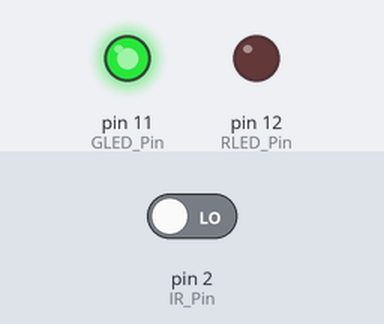
The sketch below on a simulated Arduino Uno, built with avr-gcc and run on an emulated ATmega328P. Parts: output pins drawn as LEDs (lit = HIGH). The inputs (shaded band) are chosen by the test bench; at power-on: pin 2 (IR_Pin) LOW.

Above: at 1.2 s.
1.3 s: pin 2 (IR_Pin) driven HIGH
At 2.1 s:
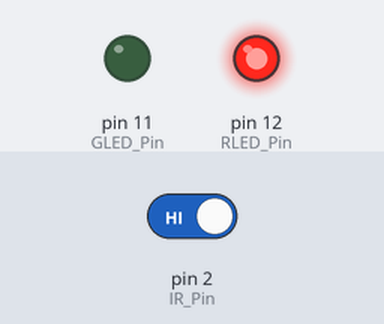
2.8 s: pin 2 (IR_Pin) driven LOW
At 3.3 s:
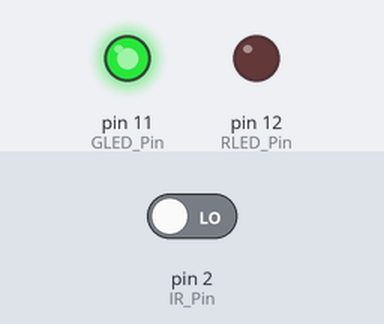
Timing chart, 0 to 5.8 s (numbered marks = the images above; inputs shaded):
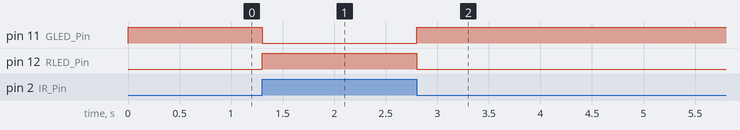

The sketch:

IR_Sensor_Code.ino
```cpp
const int IR_Pin = 2; //IR Sensor PIN
const int GLED_Pin = 11; //Green LED PIN
const int RLED_Pin = 12; //RED LED PIN

void setup()
{
  pinMode(IR_Pin, INPUT); // make the IR pin an INPUT:
  pinMode(GLED_Pin, OUTPUT); // make the LED pin an OUTPUT:
  pinMode(RLED_Pin, OUTPUT); // make the LED pin an input:
}
void loop()
{
  int IR_State = digitalRead(IR_Pin);  // read the Sensor pin:

  if(IR_State == HIGH)
  {
    digitalWrite(GLED_Pin,LOW);
    digitalWrite(RLED_Pin,HIGH);
  }
  else
  {
    digitalWrite(RLED_Pin,LOW);
    digitalWrite(GLED_Pin,HIGH);
  }
}
```

Measured:
- after the input at 1.3 s, pin 11 (GLED_Pin): HIGH → LOW at once; pin 12 (RLED_Pin): LOW → HIGH at once
- after the input at 2.8 s, pin 11 (GLED_Pin): LOW → HIGH at once; pin 12 (RLED_Pin): HIGH → LOW at once
